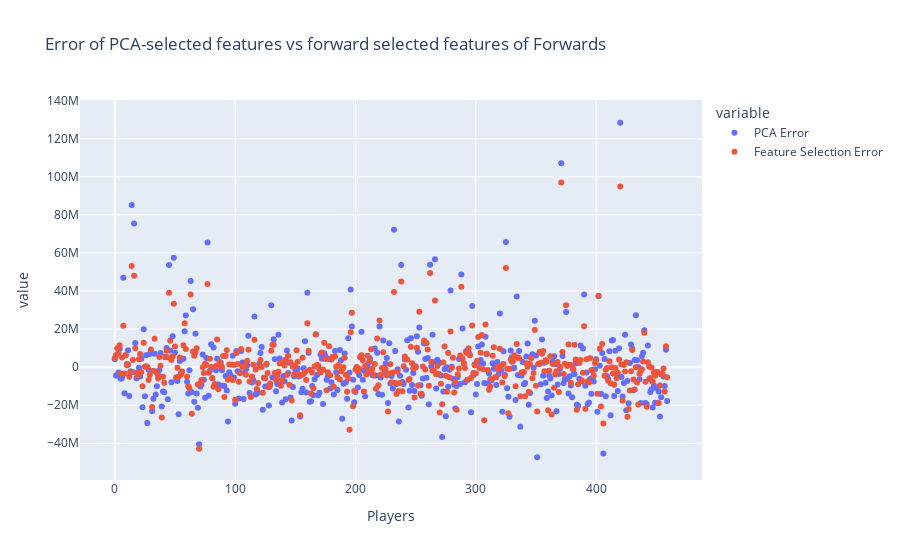

The code cell stored with this chart in its notebook:
### Markdown cell above
Lets visualize the differnce in error between our previous PCA model and the new Ridge model we made using feature selection

### Code cell
diff = y_test_fw - y_pred_fw
d = {'PCA Error': fw_PCA_diff, 'Feature Selection Error': diff}
temp_df = pd.DataFrame(d)
fig = px.scatter(temp_df, x=range(len(diff)), y=['PCA Error', 'Feature Selection Error'], labels={"x": "Players", "y": "Error"},
                 title="Error of PCA-selected features vs forward selected features of Forwards")
fig.show()

### Figure 1 — Plotly figure (JSON) as saved in the notebook; plotly's stock layout.template omitted (floating-point values rounded to 4 significant figures; data arrays with more than 128 entries replaced by an {"elided": "..."} marker saying what was removed)
{"data": [{"hovertemplate": "variable=PCA Error<br>Players=%{x}<br>value=%{y}<extra></extra>", "legendgroup": "PCA Error", "marker": {"color": "#636efa", "symbol": "circle"}, "mode": "markers", "name": "PCA Error", "orientation": "v", "showlegend": true, "type": "scatter", "x": {"elided": "460 int values"}, "xaxis": "x", "y": {"elided": "460 float values"}, "yaxis": "y"}, {"hovertemplate": "variable=Feature Selection Error<br>Players=%{x}<br>value=%{y}<extra></extra>", "legendgroup": "Feature Selection Error", "marker": {"color": "#EF553B", "symbol": "circle"}, "mode": "markers", "name": "Feature Selection Error", "orientation": "v", "showlegend": true, "type": "scatter", "x": {"elided": "460 int values"}, "xaxis": "x", "y": {"elided": "460 float values"}, "yaxis": "y"}], "layout": {"legend": {"title": {"text": "variable"}, "tracegroupgap": 0}, "title": {"text": "Error of PCA-selected features vs forward selected features of Forwards"}, "xaxis": {"anchor": "y", "domain": [0, 1], "title": {"text": "Players"}}, "yaxis": {"anchor": "x", "domain": [0, 1], "title": {"text": "value"}}}}
